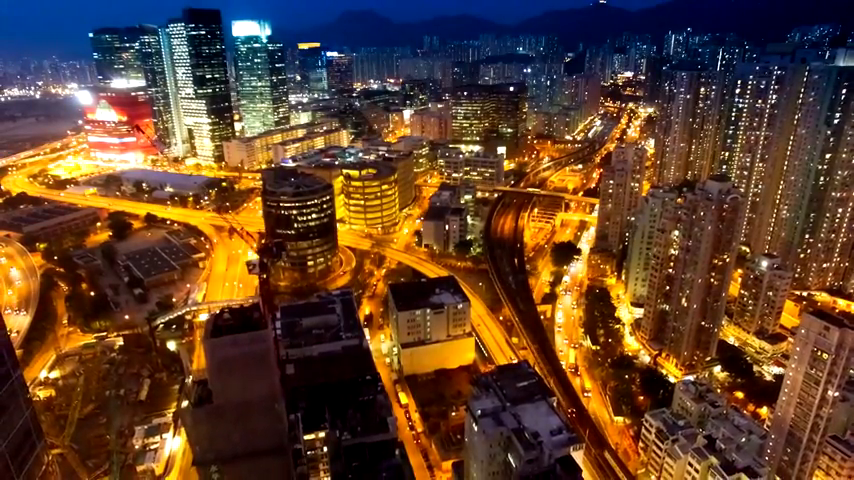
#> input picture frame 52 of videos/aerial.mp4, 854 x 480 px
$ python Run.py
#> lines starting #> are read from the running program, lines starting #| are printed output that depends on the picture; after the words box and inside, x2 and y2 are one past the last pixel; in counts of white or black regions, pixels touching at a corner belong together
### A3x3.py
###################################################################
######################   Abdallah Kobresli   ######################
########################   December 2018   ########################
###################################################################

import cv2
import sys
import tkinter as tk
import numpy as np

root = tk.Tk()

screen_width = root.winfo_screenwidth()
screen_height = root.winfo_screenheight()


window_width = int (screen_width/3)
window_height = int( window_width / (screen_width / screen_height) )

# DISPLAY MATRIX
# -------------------------------------
# |           |           |           |
# |     1     |     2     |     3     |
# |           |           |           |
# -------------------------------------
# |           |           |           |
# |     4     |     5     |     6     |
# |           |           |           |
# -------------------------------------
# |           |           |           |
# |     7     |     8     |     9     |
# |           |           |           |
# -------------------------------------

WIN_POS = {
    1 : [0,0],
    2 : [window_width,0],
    3 : [window_width * 2,0],
    4 : [0,window_height],
    5 : [window_width,window_height],
    6 : [window_width * 2,window_height],
    7 : [0,window_height *2],
    8 : [window_width ,window_height *2],
    9 : [window_width * 2,window_height *2],

}

def Display3x3(Name,Fr,Position):
    """Name is the name of your window, Fr is the desired Frame to display, Position is (1->9) check the Display Matrix"""

    WinName = str(Name)
    resized_window1 = cv2.resize(Fr, (window_width, window_height))

    try:
        POS = WIN_POS[Position]
    except:
        print("*** ERROR Enter a Position Value from 1 -> 9 only. Check Display Matrix ***")
        exit()
    cv2.namedWindow(WinName)
    cv2.moveWindow(WinName, POS[0],POS[1])
    cv2.imshow(WinName, resized_window1)

### Run.py
###################################################################
######################   Abdallah Kobresli   ######################
########################   December 2018   ########################
###################################################################

import cv2
import sys
import numpy as np
from A3x3 import *


# Read video
video = cv2.VideoCapture("videos/aerial.mp4")


while True:
    # Read a new frame
    ok, frame = video.read()
#> frame is the input picture: shape (480, 854, 3); mean B, G, R 43.3, 64.8, 95.6
    if not ok:
        break


    ######## Apply 8 different OpenCV filters to demonstrate the 3x3 Windows
    GRAY = cv2.cvtColor(frame, cv2.COLOR_BGR2GRAY)
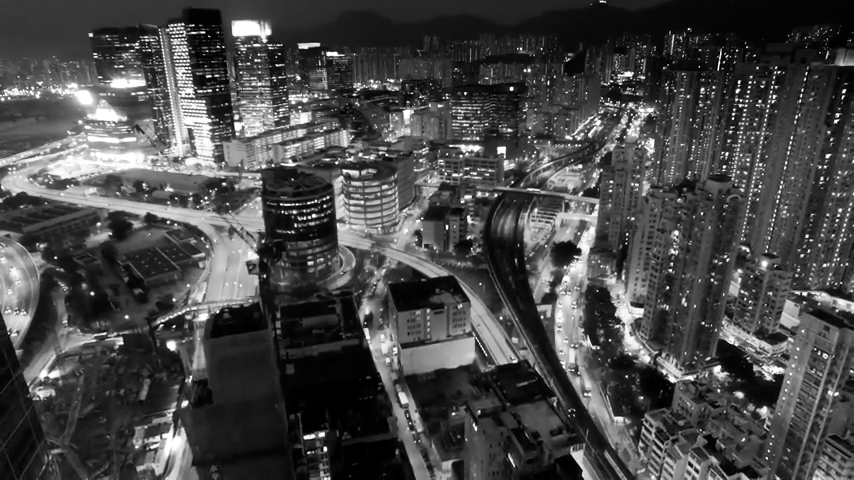
#> GRAY: shape (480, 854); min 0, max 255, mean 71.5
    HSV = cv2.cvtColor(frame, cv2.COLOR_BGR2HSV)
#> HSV: shape (480, 854, 3); mean H, S, V 45, 187.9, 108.2
    lower_red = np.array([30,150,50])
    upper_red = np.array([255,255,180])

    MASK = cv2.inRange(HSV, lower_red, upper_red)
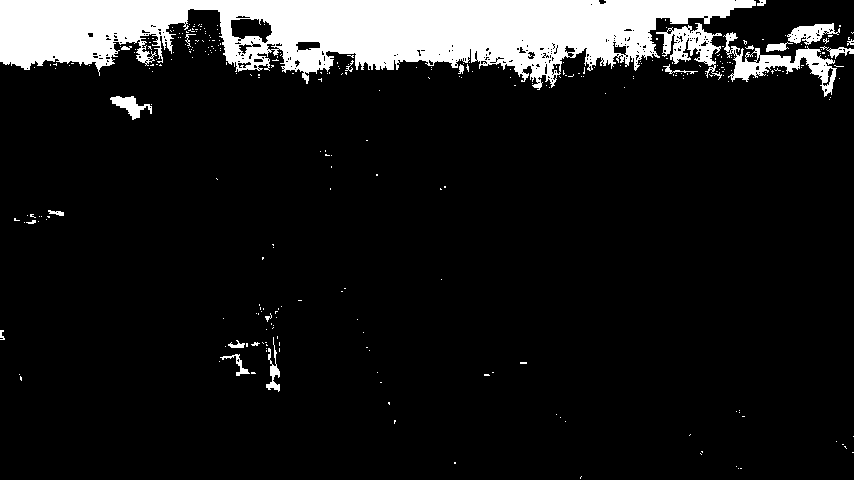
#> MASK: shape (480, 854); 11% white; 314 white regions (291 under 20 px), largest, box (x1, y1, x2, y2) and area: (0, 0, 756, 90) 38565, (723, 32, 837, 97) 1969, (656, 23, 722, 80) 1398
    RES = cv2.bitwise_and(frame,frame, mask= MASK)

    kernel = np.ones((5,5),np.float32)/25
    BLUR = cv2.filter2D(frame.copy(),-1,kernel)

    Red = frame.copy()
    Red[:, :, 0] = 0
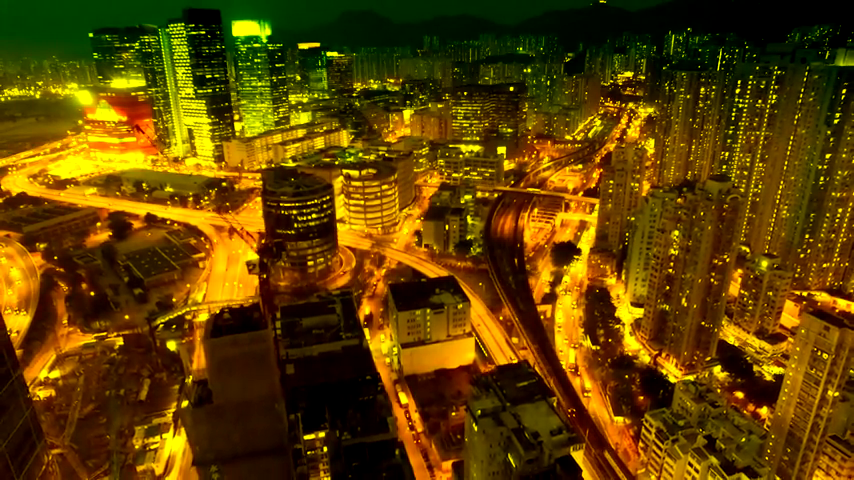
#> Red: shape (480, 854, 3); mean B, G, R 0, 64.8, 95.6
    Red[:, :, 1] = 0
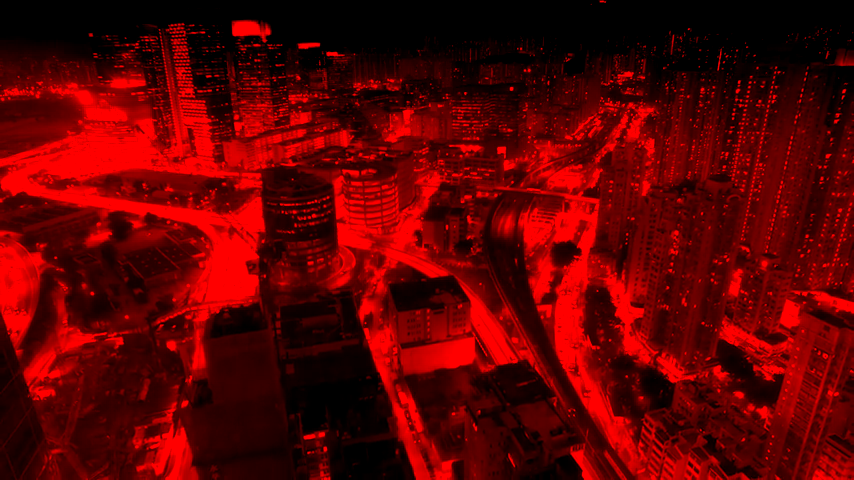
#> Red: shape (480, 854, 3); mean B, G, R 0, 0, 95.6

    Green = frame.copy()
    Green[:, :, 0] = 0
    Green[:, :, 2] = 0

    Blue = frame.copy()
    Blue[:, :, 1] = 0
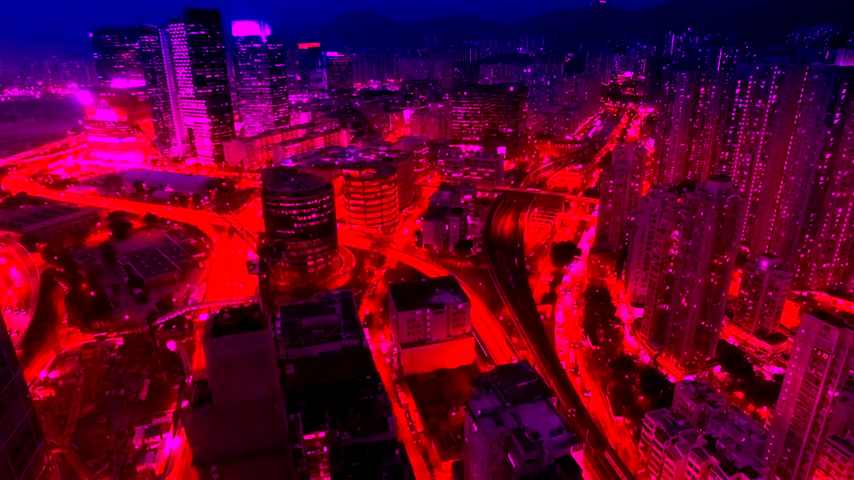
#> Blue: shape (480, 854, 3); mean B, G, R 43.3, 0, 95.6
    Blue[:, :, 2] = 0
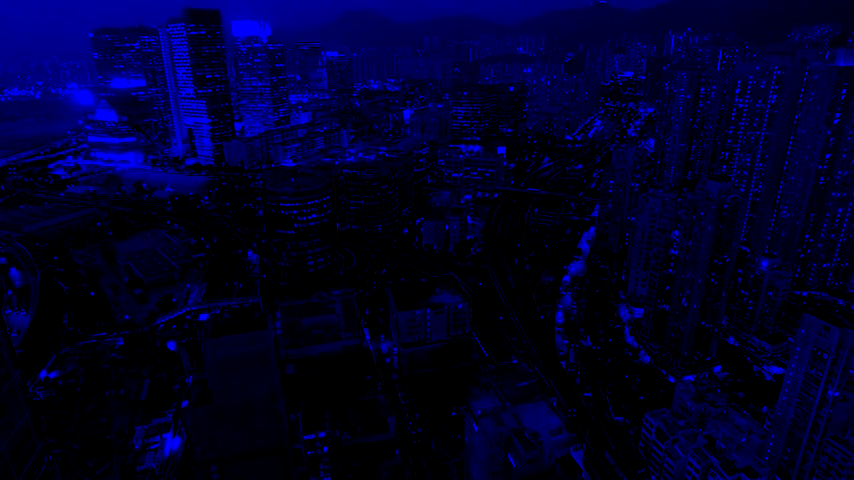
#> Blue: shape (480, 854, 3); mean B, G, R 43.3, 0, 0


    Display3x3("Original Video",frame,1)
    Display3x3("BLUR",BLUR,2)
    Display3x3("Gray Scale",GRAY,3)
    Display3x3("HSV",HSV,4)
#> in Display3x3 (call 4), `resized_window1 = cv2.resize(Fr, (window_width, window_height))`: resized_window1: shape (360, 640, 3); mean H, S, V 45, 187.8, 108.1
    Display3x3("MASK",MASK,5)
    Display3x3("RES",RES,6)
    Display3x3("Red",Red,7)
    Display3x3("Green",Green,8)
#> in Display3x3 (call 8), `resized_window1 = cv2.resize(Fr, (window_width, window_height))`:
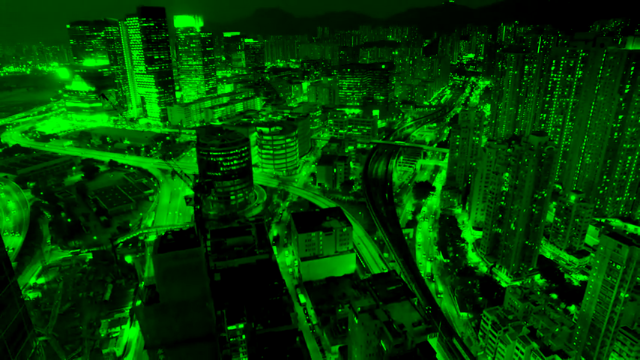
#> resized_window1: shape (360, 640, 3); mean B, G, R 0, 64.7, 0
    Display3x3("Blue",Blue,9)


    # cv2.imshow("Tracking1", frame1)
    # cv2.imshow("Tracking2", frame2)

    # Exit if ESC pressed
    k = cv2.waitKey(1) & 0xff
#> (key Esc is pressed here)
    if k == 27 : break

$ run again, starting later in the video
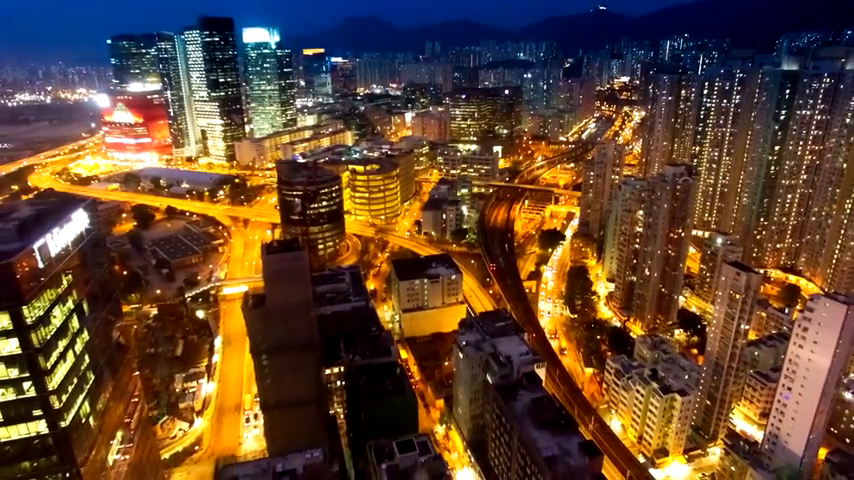
#> input picture frame 234 of videos/aerial.mp4, 854 x 480 px
#> frame is the input picture: shape (480, 854, 3); mean B, G, R 47.6, 69.1, 96.7
#> HSV: shape (480, 854, 3); mean H, S, V 47, 183.8, 109.8
#> `MASK = cv2.inRange(HSV, lower_red, upper_red)`:
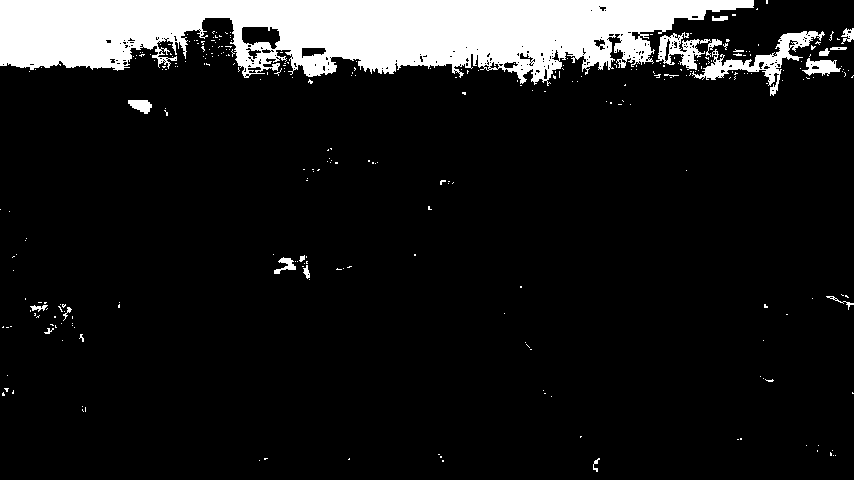
#> MASK: shape (480, 854); 11.2% white; 302 white regions (282 under 20 px), largest, box (x1, y1, x2, y2) and area: (0, 0, 754, 86) 40693, (692, 31, 825, 96) 1869, (656, 32, 711, 70) 863
#> resized_window1: shape (360, 640)
#> resized_window1: shape (360, 640, 3); mean H, S, V 47, 183.7, 109.7
#> resized_window1: shape (360, 640)
#> resized_window1: shape (360, 640, 3)
#> in Display3x3 (call 8), `resized_window1 = cv2.resize(Fr, (window_width, window_height))`:
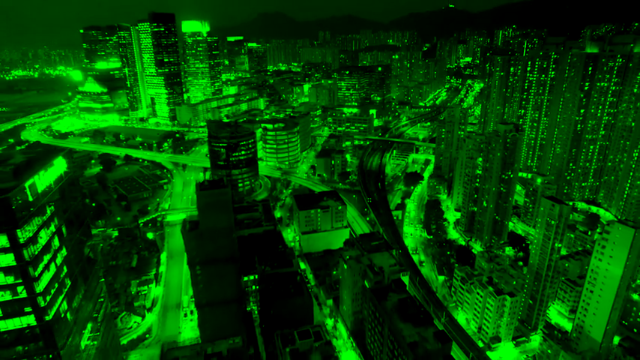
#> resized_window1: shape (360, 640, 3); mean B, G, R 0, 69, 0

$ run again, starting later in the video
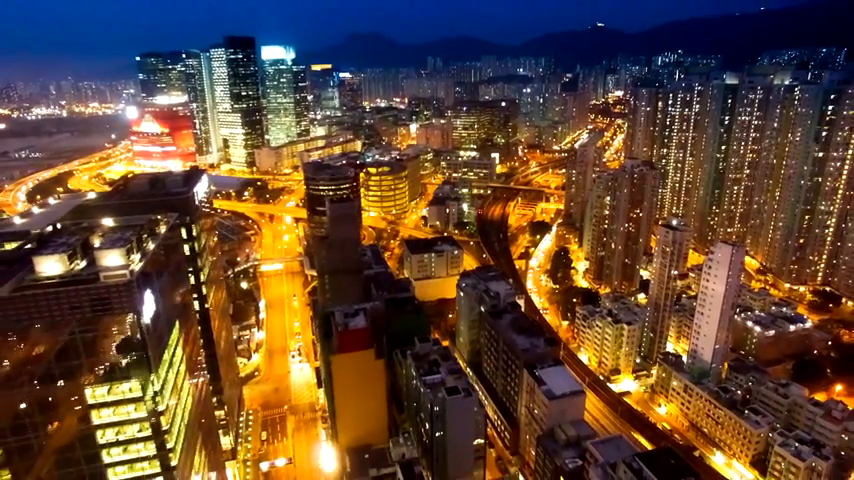
#> input picture frame 417 of videos/aerial.mp4, 854 x 480 px
#> frame is the input picture: shape (480, 854, 3); mean B, G, R 51.4, 70.2, 95.8
#> HSV: shape (480, 854, 3); mean H, S, V 46.3, 181.3, 111.7
#> `MASK = cv2.inRange(HSV, lower_red, upper_red)`:
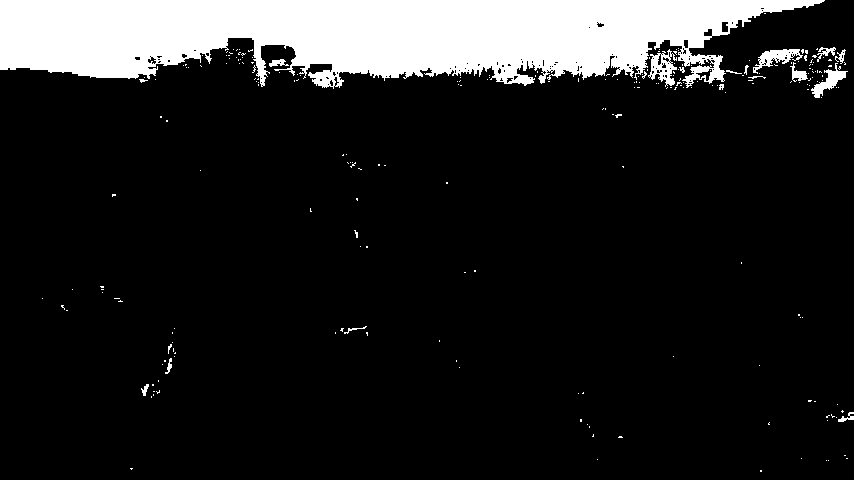
#> MASK: shape (480, 854); 13% white; 239 white regions (222 under 20 px), largest, box (x1, y1, x2, y2) and area: (0, 0, 825, 89) 50426, (648, 49, 677, 87) 520, (753, 49, 803, 74) 486
#> resized_window1: shape (360, 640)
#> resized_window1: shape (360, 640, 3); mean H, S, V 46.3, 181.2, 111.6
#> resized_window1: shape (360, 640)
#> resized_window1: shape (360, 640, 3)
#> in Display3x3 (call 9), `resized_window1 = cv2.resize(Fr, (window_width, window_height))`:
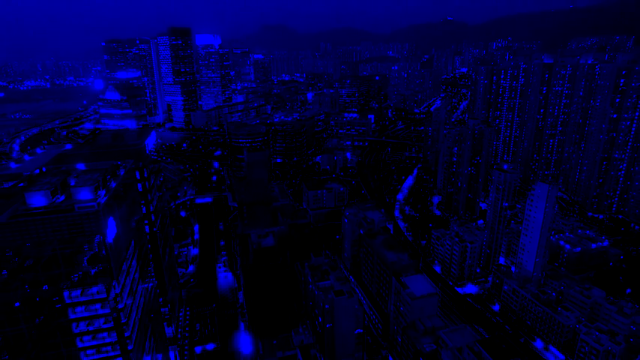
#> resized_window1: shape (360, 640, 3); mean B, G, R 51.3, 0, 0
